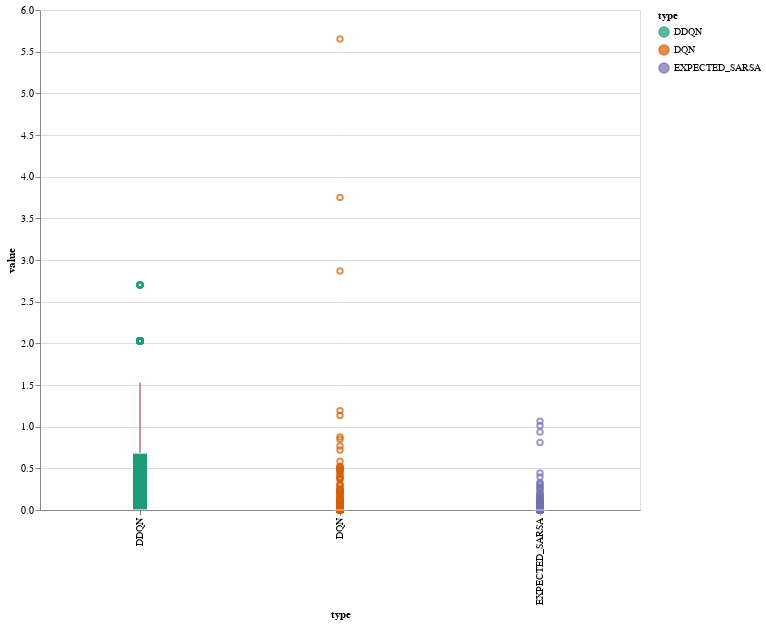

Notebook cell for this chart:
### Code cell
alt.Chart(loss_melt).mark_boxplot(color = 'brown', ).encode(
    alt.X('type:N'),
    alt.Y('value:Q'),
    alt.Color('type', scale=alt.Scale(scheme='dark2'))
).properties(
    height = 500,
    width = 600
)

### Figure 1 — Vega-Lite specification as saved in the notebook (floating-point values rounded to 4 significant figures; data arrays with more than 128 entries replaced by an {"elided": "..."} marker saying what was removed)
{"config": {"view": {"continuousWidth": 400, "continuousHeight": 300}}, "data": {"name": "data-a0ceb38459cd26b4fcf2e12df70af369"}, "mark": {"type": "boxplot", "color": "brown"}, "encoding": {"color": {"type": "nominal", "field": "type", "scale": {"scheme": "dark2"}}, "x": {"type": "nominal", "field": "type"}, "y": {"type": "quantitative", "field": "value"}}, "height": 500, "width": 600, "$schema": "https://vega.github.io/schema/vega-lite/v4.8.1.json", "datasets": {"data-a0ceb38459cd26b4fcf2e12df70af369": {"elided": "3000 records"}}}
